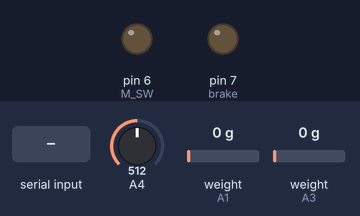
The sketch below on a simulated Arduino Uno, built with avr-gcc and run on an emulated ATmega328P. On the bench: output pins drawn as LEDs (lit = HIGH). Inputs (shaded band) come from the test bench; at power-on: weight on the scale (sensors on A3, A1) 0 g, A4 = 512. What the sketch prints to the serial monitor is not drawn.

Above: at 1.2 s.
1.3 s: weight on the scale (sensor on A3) set to 100 g
At 5.0 s:
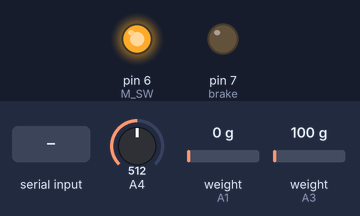
5.5 s: "90,45\n" received over Serial
7.0 s: weight on the scale (sensor on A1) set to 73 g
10.7 s: weight on the scale (sensor on A1) set to 86 g
At 14.5 s:
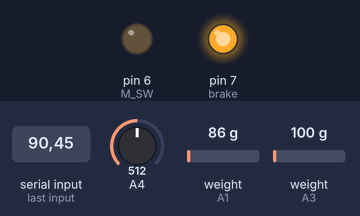
15.1 s: "30,150\n" received over Serial
At 15.9 s:
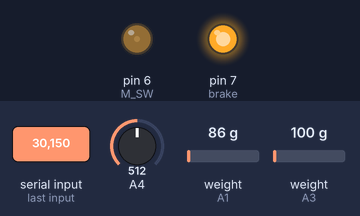
18.6 s: "90\n" received over Serial
At 19.8 s:
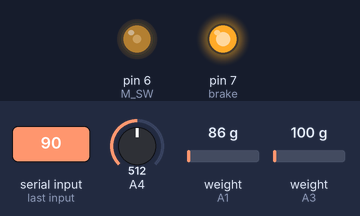
Timing chart, 0 to 22.1 s (numbered marks = the images above; inputs shaded):
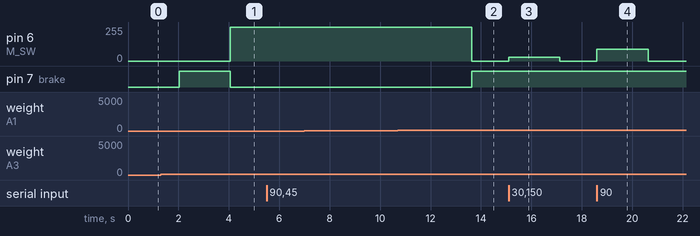

The sketch:

ver2.ino
```cpp
#include "HX711.h"

HX711 scale1;
HX711 scale2;

const int M_SW = 6;                       //モーターのスイッチ(pwm)
const double STANDARD_VALUE = -35.754020; //キャリブレートして得られた値
const double MIN_WEIGHT = 5000.;           //モーターが動くときの最小の重さ
const double MAX_WEIGHT = 70000.;         //想定する最大の重さ

const int brake = 7;

void setup()
{
    // put your setup code here, to run once:
    Serial.begin(115200);
    pinMode(brake, OUTPUT);
    scale1.begin(A1, A0);
    scale2.begin(A3,A2);
    //scale1.tare();
    scale1.set_scale(STANDARD_VALUE);
    scale2.set_scale(STANDARD_VALUE);
}

unsigned long long start_time;
unsigned long long end_time;
//weight1 が前
int weight1,weight2;
int pwm;
bool is_brake;

void loop()
{
    Serial.println("start");
    start_time = millis();
    for (int i = 0; i < 1024; i++)
    {
        Serial.println(analogRead(A4));
    }
    end_time = millis();
    Serial.println((int)(end_time - start_time));
    weight1 = scale1.get_units(3);
    weight2 = scale2.get_units(3);
    Serial.println(weight1);
    Serial.println(weight2);
    pwm = Serial.readStringUntil(10).toInt();
    analogWrite(M_SW, pwm);
    //analogWrite(M_SW, 80);
    //LOW=> break, HIGH => not break
    if((double)weight1/(double)weight2 < 0.8){
        digitalWrite(brake, LOW);
        analogWrite(M_SW, 255);
    }else{
      digitalWrite(brake, HIGH);
    }
}
```

Measured:
- the behaviour switches between 79 and 80 g on weight on the scale (sensor on A1) (found by bisection; images 1 and 2)
- after the input at 1.3 s, pin 6 (M_SW): 0/255 → 255/255 after 2.8 s
- after the input at 10.7 s, pin 6 (M_SW): 255/255 → 0/255 after 2.9 s; pin 7 (brake): LOW → HIGH after 2.9 s
- after the input at 15.1 s, pin 6 (M_SW): 0/255 → 30/255 at once, → 0/255 2.0 s later
- after the input at 18.6 s, pin 6 (M_SW): 0/255 → 90/255 at once, → 0/255 2.0 s later
